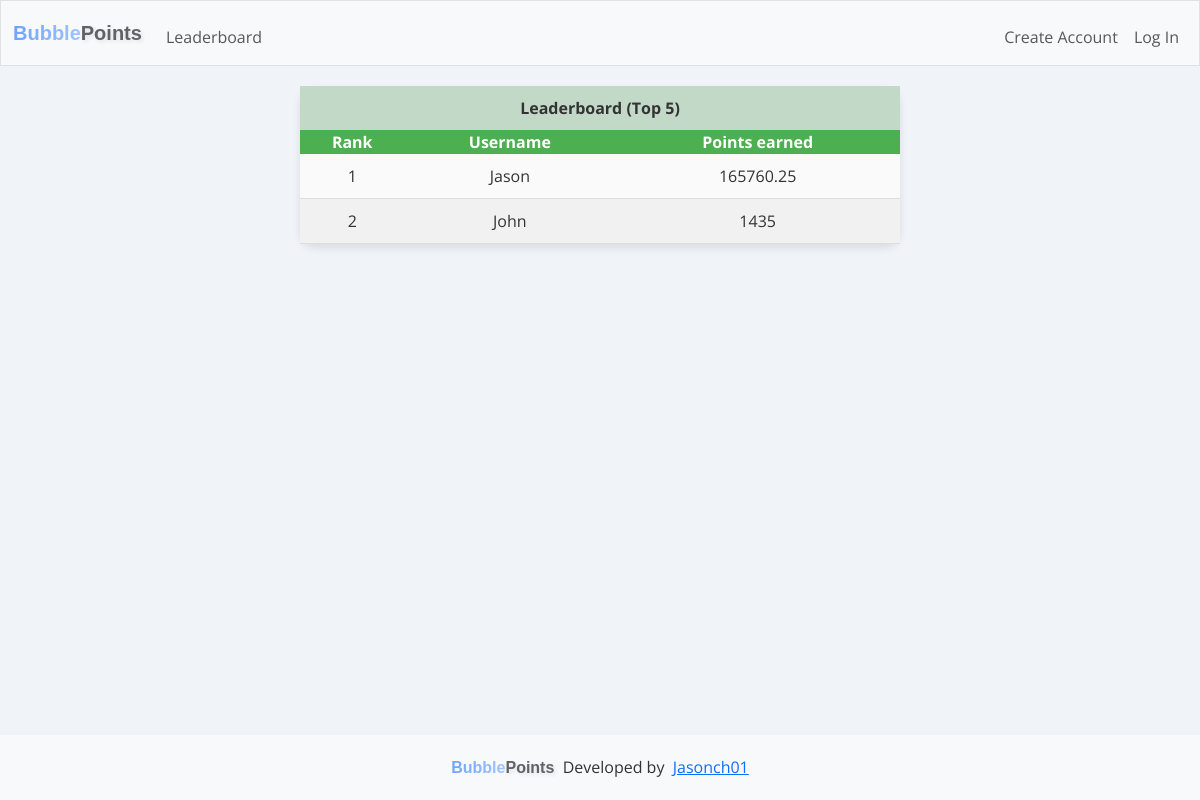
The page /leaderboard on the database as committed earlier.
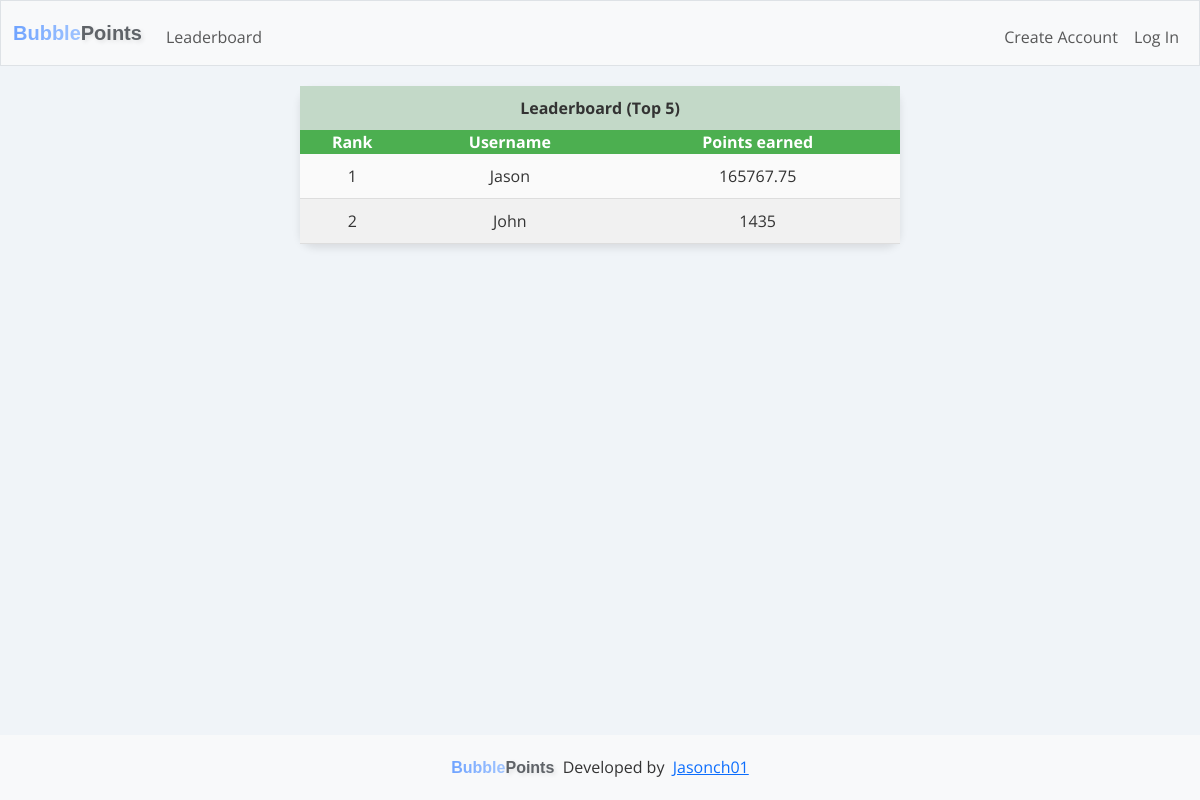
The same page on the database as committed later.
### tables this page shows
CREATE TABLE users (
        id INTEGER PRIMARY KEY AUTOINCREMENT NOT NULL,
        username TEXT NOT NULL,
        hash TEXT NOT NULL,
        points INTEGER NOT NULL DEFAULT 1000,
        total_points_earned INTEGER NOT NULL DEFAULT 0,
        email TEXT UNIQUE
    );

### app.py (the view)
@app.route("/leaderboard", methods=["GET", "POST"])
def leaderboard():
    user = cur.execute("SELECT username, total_points_earned FROM users ORDER BY total_points_earned DESC LIMIT 5").fetchall()
    print(user[0][0])
    if request.method == "POST":
        return redirect("/")
    else:
        return render_template("leaderboard.html", user=user)

### app.py (called while the page is built)
@app.after_request
def after_request(response):
    response.headers["Cache-Control"] = "no-cache, no-store, must-revalidate"
    response.headers["Expires"] = 0
    response.headers["Pragma"] = "no-cache"
    return response

### templates/leaderboard.html
{% extends "layout.html" %}
{% block main %}
<div class="container d-flex justify-content-center align-items-center leaderboard">
  <table class="leaderboard-table">
    <thead>
      <tr class="leaderboard-header">
        <th colspan="3" class="text-center">Leaderboard (Top 5)</th>
      </tr>
      <tr class="leaderboard-header-row">
        <th class="text-center">Rank</th>
        <th class="text-center">Username</th>
        <th class="text-center">Points earned</th>
      </tr>
    </thead>
    <tbody>
      {% for user in user %}
      <tr class="leaderboard-row">
        <td class="text-center">{{ loop.index }}</td>
        <td class="text-center">{{ user[0] }}</td>
        <td class="text-center">{{ user[1] }}</td>
      </tr>
      {% endfor %}
    </tbody>
  </table>
</div>
{% endblock %}

Rows that differ between the two databases and show on the page:
changed users "Jason": total_points_earned "165760.25" → "165767.75"
